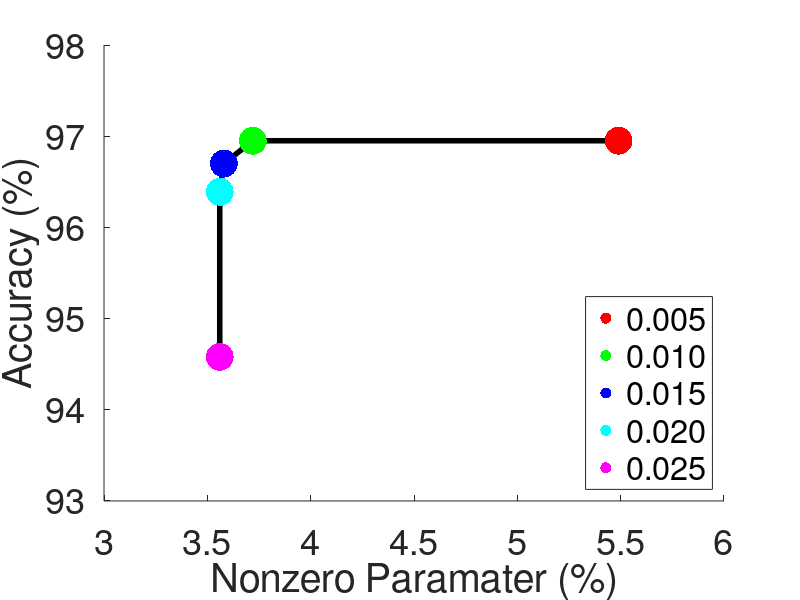

Here is the MATLAB script that generated this plot: (Note: this script raises an error after producing the figure.)
% initialize
sparisty = [5.49, 3.72 3.58 3.56 3.56];
accuracy = [96.95, 96.95, 96.7, 96.39, 94.58];

% threold1 = animatedline('','-','Color',[0 0.450980392156863 0.741176470588235], 'LineWidth',3);
% threold2 = animatedline('LineStyle','-','Color',[1 0 0], 'LineWidth',3);
% threold3 = animatedline('LineStyle','-','Color','k', 'LineWidth',3);
% threold4 = animatedline('LineStyle','-','Color','green', 'LineWidth',3);
% threold5 = animatedline('LineStyle','-','Color','blue', 'LineWidth',3);
% legend({'0.005','0.010','0.015','0.020','0.025'}, 'Location','southeast');
fh = figure;
ah = axes(fh);
plot(sparisty,accuracy,'k','LineWidth', 4)
hold(ah,'on');
h(1) = plot(sparisty(1), accuracy(1), '.r','MarkerSize', 60)
hold(ah,'on');
h(2) = plot(sparisty(2), accuracy(2), '.g','MarkerSize', 60)
hold(ah,'on');
h(3) = plot(sparisty(3), accuracy(3), '.b','MarkerSize', 60)
hold(ah,'on');
h(4) = plot(sparisty(4), accuracy(4), '.c','MarkerSize', 60)
hold(ah,'on');
h(5) = plot(sparisty(5), accuracy(5), '.m','MarkerSize', 60)
hold(ah,'on');
ylabel('Accuracy (%)','FontSize',26);

legend(h([1 2 3 4 5]), '0.005','0.010','0.015','0.020','0.025', 'Location','southeast');

xlim([3 6]) 
ylim([93 98])

% Create xlabel
xlabel('Nonzero Paramater (%)','FontSize',26);
set(gcf, 'Color', 'w');
set(gcf, 'Position', [20 20 1200 600]);
set(gca,'Box', 'off','fontsize',26);

% save the plot as pdf format in figure folder
ax = gca;
outerpos = ax.OuterPosition;
ti = ax.TightInset; 
left = outerpos(1) + ti(1);
bottom = outerpos(2) + ti(2);
ax_width = outerpos(3) - ti(1) - ti(3);
ax_height = outerpos(4) - ti(2) - ti(4);
ax.Position = [left bottom ax_width ax_height];
fig = gcf;
fig.PaperPositionMode = 'auto';
fig_pos = fig.PaperPosition;
fig.PaperSize = [fig_pos(3) fig_pos(4)];
print(fig,['pamap2-threhold-accuracy'],'-dpdf');